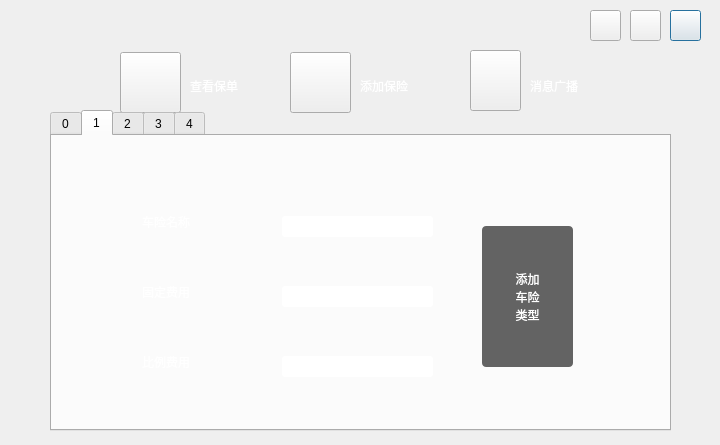
<?xml version="1.0" encoding="UTF-8"?>
<ui version="4.0">
 <class>ManagerOper</class>
 <widget class="QDialog" name="ManagerOper">
  <property name="geometry">
   <rect>
    <x>0</x>
    <y>0</y>
    <width>720</width>
    <height>445</height>
   </rect>
  </property>
  <property name="maximumSize">
   <size>
    <width>720</width>
    <height>445</height>
   </size>
  </property>
  <property name="windowTitle">
   <string>Dialog</string>
  </property>
  <property name="styleSheet">
   <string notr="true">#ManagerOper{border-image: url(:/new/prefix1/road_seller.png)}</string>
  </property>
  <widget class="QPushButton" name="PBClose">
   <property name="geometry">
    <rect>
     <x>670</x>
     <y>10</y>
     <width>31</width>
     <height>31</height>
    </rect>
   </property>
   <property name="styleSheet">
    <string notr="true">#PBClose{border-image: url(:/new/prefix1/x_close.png);
outline: none}
#PBClose:hover{border-image: url(:/new/prefix1/x_close_2.png);}
#PBClose:pressed{border-image: url(:/new/prefix1/x_close_3.png);}</string>
   </property>
   <property name="text">
    <string/>
   </property>
  </widget>
  <widget class="QPushButton" name="PBReturn">
   <property name="geometry">
    <rect>
     <x>590</x>
     <y>10</y>
     <width>31</width>
     <height>31</height>
    </rect>
   </property>
   <property name="styleSheet">
    <string notr="true">#PBReturn{border-image: url(:/new/prefix1/return.png);}
#PBReturn:hover{border-image: url(:/new/prefix1/return_2.png);}
#PBReturn:pressed{border-image: url(:/new/prefix1/return_3.png);}</string>
   </property>
   <property name="text">
    <string/>
   </property>
  </widget>
  <widget class="QPushButton" name="PBMin">
   <property name="geometry">
    <rect>
     <x>630</x>
     <y>10</y>
     <width>31</width>
     <height>31</height>
    </rect>
   </property>
   <property name="styleSheet">
    <string notr="true">#PBMin{border-image: url(:/new/prefix1/m_min.png);
outline: none}
#PBMin:hover{
border-image: url(:/new/prefix1/m_min_2.png);}
#PBMin:pressed{border-image: url(:/new/prefix1/m_min_3.png);}</string>
   </property>
   <property name="text">
    <string/>
   </property>
  </widget>
  <widget class="QPushButton" name="PBMessage">
   <property name="geometry">
    <rect>
     <x>470</x>
     <y>50</y>
     <width>51</width>
     <height>61</height>
    </rect>
   </property>
   <property name="toolTip">
    <string>发送消息至平台用户</string>
   </property>
   <property name="styleSheet">
    <string notr="true">#PBMessage{border-image: url(:/new/prefix1/mes.png);
outline: none}
#PBMessage:hover{border-image: url(:/new/prefix1/mes_2.png);}
#PBMessage:pressed{
	border-image: url(:/new/prefix1/mes_3.png);}</string>
   </property>
   <property name="text">
    <string/>
   </property>
  </widget>
  <widget class="QPushButton" name="PBAdd">
   <property name="geometry">
    <rect>
     <x>290</x>
     <y>52</y>
     <width>61</width>
     <height>61</height>
    </rect>
   </property>
   <property name="toolTip">
    <string>添加新的保险类型</string>
   </property>
   <property name="styleSheet">
    <string notr="true">#PBAdd{border-image: url(:/new/prefix1/add_insurance.png);
outline: none}
#PBAdd:hover{
	border-image: url(:/new/prefix1/add_insurance_2.png);}
#PBAdd:pressed{
	border-image: url(:/new/prefix1/add_insurance_3.png);}</string>
   </property>
   <property name="text">
    <string/>
   </property>
  </widget>
  <widget class="QPushButton" name="PBView">
   <property name="geometry">
    <rect>
     <x>120</x>
     <y>52</y>
     <width>61</width>
     <height>61</height>
    </rect>
   </property>
   <property name="toolTip">
    <string>查看已填写的保单
 了解销售情况</string>
   </property>
   <property name="styleSheet">
    <string notr="true">#PBView{border-image: url(:/new/prefix1/view.png);
outline: none}
#PBView:hover{
	border-image: url(:/new/prefix1/view_2.png);}
#PBView:pressed{
	border-image: url(:/new/prefix1/view_3.png);}</string>
   </property>
   <property name="text">
    <string/>
   </property>
  </widget>
  <widget class="QTabWidget" name="tabWidget">
   <property name="geometry">
    <rect>
     <x>50</x>
     <y>110</y>
     <width>621</width>
     <height>321</height>
    </rect>
   </property>
   <property name="styleSheet">
    <string notr="true"/>
   </property>
   <property name="currentIndex">
    <number>1</number>
   </property>
   <widget class="QWidget" name="tab_3">
    <attribute name="title">
     <string>0</string>
    </attribute>
   </widget>
   <widget class="QWidget" name="tab_4">
    <attribute name="title">
     <string>1</string>
    </attribute>
    <widget class="QLineEdit" name="LEDelete">
     <property name="geometry">
      <rect>
       <x>230</x>
       <y>80</y>
       <width>151</width>
       <height>21</height>
      </rect>
     </property>
     <property name="styleSheet">
      <string notr="true">font: 75 12pt &quot;微软雅黑&quot;;

border-radius:3px;</string>
     </property>
    </widget>
    <widget class="QLineEdit" name="LEDelete2">
     <property name="geometry">
      <rect>
       <x>230</x>
       <y>150</y>
       <width>151</width>
       <height>21</height>
      </rect>
     </property>
     <property name="styleSheet">
      <string notr="true">font: 75 12pt &quot;微软雅黑&quot;;

border-radius:3px;</string>
     </property>
    </widget>
    <widget class="QPushButton" name="PBDele">
     <property name="geometry">
      <rect>
       <x>430</x>
       <y>90</y>
       <width>91</width>
       <height>141</height>
      </rect>
     </property>
     <property name="styleSheet">
      <string notr="true">#PBDele{color: rgb(255, 255, 255);
background-color: rgb(99, 99, 99);
font: 75 18pt &quot;微软雅黑&quot;;
border-radius:4px;
outline: none}
#PBDele:hover{background-color: rgb(135, 135, 135);}
#PBDele:pressed{background-color: rgb(99, 99, 99);}</string>
     </property>
     <property name="text">
      <string>添加
车险
类型</string>
     </property>
    </widget>
    <widget class="QLabel" name="label_9">
     <property name="geometry">
      <rect>
       <x>90</x>
       <y>70</y>
       <width>101</width>
       <height>31</height>
      </rect>
     </property>
     <property name="styleSheet">
      <string notr="true">font: 75 18pt &quot;微软雅黑&quot;;
color: rgb(255, 255, 255);</string>
     </property>
     <property name="text">
      <string>车险名称</string>
     </property>
    </widget>
    <widget class="QLabel" name="label_10">
     <property name="geometry">
      <rect>
       <x>90</x>
       <y>140</y>
       <width>101</width>
       <height>31</height>
      </rect>
     </property>
     <property name="styleSheet">
      <string notr="true">font: 75 18pt &quot;微软雅黑&quot;;
color: rgb(255, 255, 255);</string>
     </property>
     <property name="text">
      <string>固定费用</string>
     </property>
    </widget>
    <widget class="QLineEdit" name="LEDelete2_2">
     <property name="geometry">
      <rect>
       <x>230</x>
       <y>220</y>
       <width>151</width>
       <height>21</height>
      </rect>
     </property>
     <property name="styleSheet">
      <string notr="true">font: 75 12pt &quot;微软雅黑&quot;;

border-radius:3px;</string>
     </property>
    </widget>
    <widget class="QLabel" name="label_12">
     <property name="geometry">
      <rect>
       <x>90</x>
       <y>210</y>
       <width>101</width>
       <height>31</height>
      </rect>
     </property>
     <property name="styleSheet">
      <string notr="true">font: 75 18pt &quot;微软雅黑&quot;;
color: rgb(255, 255, 255);</string>
     </property>
     <property name="text">
      <string>比例费用</string>
     </property>
    </widget>
   </widget>
   <widget class="QWidget" name="tab_5">
    <attribute name="title">
     <string>2</string>
    </attribute>
    <widget class="QTextEdit" name="TESend">
     <property name="geometry">
      <rect>
       <x>180</x>
       <y>80</y>
       <width>381</width>
       <height>171</height>
      </rect>
     </property>
     <property name="styleSheet">
      <string notr="true">border-radius:5px;
font: 75 12pt &quot;微软雅黑&quot;;</string>
     </property>
    </widget>
    <widget class="QLineEdit" name="LESend">
     <property name="geometry">
      <rect>
       <x>310</x>
       <y>40</y>
       <width>151</width>
       <height>21</height>
      </rect>
     </property>
     <property name="toolTip">
      <string>&lt;!DOCTYPE HTML PUBLIC &quot;-//W3C//DTD HTML 4.0//EN&quot; &quot;http://www.w3.org/TR/REC-html40/strict.dtd&quot;&gt;
&lt;html&gt;&lt;head&gt;&lt;meta name=&quot;qrichtext&quot; content=&quot;1&quot; /&gt;&lt;style type=&quot;text/css&quot;&gt;
p, li { white-space: pre-wrap; }
&lt;/style&gt;&lt;/head&gt;&lt;body style=&quot; font-family:'微软雅黑'; font-size:12pt; font-weight:72; font-style:normal;&quot;&gt;
&lt;p style=&quot; margin-top:0px; margin-bottom:0px; margin-left:0px; margin-right:0px; -qt-block-indent:0; text-indent:0px;&quot;&gt;此处为空即可广播消息至全部用户&lt;/p&gt;&lt;/body&gt;&lt;/html&gt;</string>
     </property>
     <property name="styleSheet">
      <string notr="true">font: 75 12pt &quot;微软雅黑&quot;;

border-radius:3px;</string>
     </property>
    </widget>
    <widget class="QPushButton" name="PBSend">
     <property name="geometry">
      <rect>
       <x>500</x>
       <y>40</y>
       <width>61</width>
       <height>21</height>
      </rect>
     </property>
     <property name="styleSheet">
      <string notr="true">#PBSend{color: rgb(255, 255, 255);
background-color: rgb(99, 99, 99);
font: 75 13pt &quot;微软雅黑&quot;;
border-radius:4px;
outline: none}
#PBSend:hover{background-color: rgb(135, 135, 135);}
#PBSend:pressed{background-color: rgb(99, 99, 99);}</string>
     </property>
     <property name="text">
      <string>广播</string>
     </property>
    </widget>
    <widget class="QLabel" name="label_11">
     <property name="geometry">
      <rect>
       <x>180</x>
       <y>30</y>
       <width>101</width>
       <height>31</height>
      </rect>
     </property>
     <property name="styleSheet">
      <string notr="true">font: 75 18pt &quot;微软雅黑&quot;;
color: rgb(255, 255, 255);</string>
     </property>
     <property name="text">
      <string>发送用户</string>
     </property>
    </widget>
    <widget class="QPushButton" name="PBSend1">
     <property name="geometry">
      <rect>
       <x>50</x>
       <y>80</y>
       <width>81</width>
       <height>23</height>
      </rect>
     </property>
     <property name="styleSheet">
      <string notr="true">#PBSend1{color: rgb(255, 255, 255);
background-color: rgb(99, 99, 99);
font: 75 13pt &quot;微软雅黑&quot;;
border-radius:4px;
outline: none}
#PBSend1:hover{background-color: rgb(135, 135, 135);}
#PBSend1:pressed{background-color: rgb(99, 99, 99);}</string>
     </property>
     <property name="text">
      <string>消息广播</string>
     </property>
    </widget>
    <widget class="QPushButton" name="PBMy1">
     <property name="geometry">
      <rect>
       <x>50</x>
       <y>150</y>
       <width>81</width>
       <height>23</height>
      </rect>
     </property>
     <property name="styleSheet">
      <string notr="true">#PBMy1{color: rgb(255, 255, 255);
background-color: rgb(99, 99, 99);
font: 75 13pt &quot;微软雅黑&quot;;
border-radius:4px;
outline: none}
#PBMy1:hover{background-color: rgb(135, 135, 135);}
#PBMy1:pressed{background-color: rgb(99, 99, 99);}</string>
     </property>
     <property name="text">
      <string>我的发送</string>
     </property>
    </widget>
    <widget class="QPushButton" name="PBGet1">
     <property name="geometry">
      <rect>
       <x>50</x>
       <y>220</y>
       <width>81</width>
       <height>23</height>
      </rect>
     </property>
     <property name="styleSheet">
      <string notr="true">#PBGet1{color: rgb(255, 255, 255);
background-color: rgb(99, 99, 99);
font: 75 13pt &quot;微软雅黑&quot;;
border-radius:4px;
outline: none}
#PBGet1:hover{background-color: rgb(135, 135, 135);}
#PBGet1:pressed{background-color: rgb(99, 99, 99);}</string>
     </property>
     <property name="text">
      <string>我的接收</string>
     </property>
    </widget>
   </widget>
   <widget class="QWidget" name="tab_6">
    <attribute name="title">
     <string>3</string>
    </attribute>
    <widget class="QPushButton" name="PBSend2">
     <property name="geometry">
      <rect>
       <x>50</x>
       <y>80</y>
       <width>81</width>
       <height>23</height>
      </rect>
     </property>
     <property name="styleSheet">
      <string notr="true">#PBSend2{color: rgb(255, 255, 255);
background-color: rgb(99, 99, 99);
font: 75 13pt &quot;微软雅黑&quot;;
border-radius:4px;
outline: none}
#PBSend2:hover{background-color: rgb(135, 135, 135);}
#PBSend2:pressed{background-color: rgb(99, 99, 99);}</string>
     </property>
     <property name="text">
      <string>消息广播</string>
     </property>
    </widget>
    <widget class="QPushButton" name="PBMy2">
     <property name="geometry">
      <rect>
       <x>50</x>
       <y>150</y>
       <width>81</width>
       <height>23</height>
      </rect>
     </property>
     <property name="styleSheet">
      <string notr="true">#PBMy2{color: rgb(255, 255, 255);
background-color: rgb(99, 99, 99);
font: 75 13pt &quot;微软雅黑&quot;;
border-radius:4px;
outline: none}
#PBMy2:hover{background-color: rgb(135, 135, 135);}
#PBMy2:pressed{background-color: rgb(99, 99, 99);}</string>
     </property>
     <property name="text">
      <string>我的发送</string>
     </property>
    </widget>
    <widget class="QPushButton" name="PBGet2">
     <property name="geometry">
      <rect>
       <x>50</x>
       <y>220</y>
       <width>81</width>
       <height>23</height>
      </rect>
     </property>
     <property name="styleSheet">
      <string notr="true">#PBGet2{color: rgb(255, 255, 255);
background-color: rgb(99, 99, 99);
font: 75 13pt &quot;微软雅黑&quot;;
border-radius:4px;
outline: none}
#PBGet2:hover{background-color: rgb(135, 135, 135);}
#PBGet2:pressed{background-color: rgb(99, 99, 99);}</string>
     </property>
     <property name="text">
      <string>我的接收</string>
     </property>
    </widget>
   </widget>
   <widget class="QWidget" name="tab_7">
    <attribute name="title">
     <string>4</string>
    </attribute>
    <widget class="QPushButton" name="PBSend3">
     <property name="geometry">
      <rect>
       <x>50</x>
       <y>80</y>
       <width>81</width>
       <height>23</height>
      </rect>
     </property>
     <property name="styleSheet">
      <string notr="true">#PBSend3{color: rgb(255, 255, 255);
background-color: rgb(99, 99, 99);
font: 75 13pt &quot;微软雅黑&quot;;
border-radius:4px;
outline: none}
#PBSend3:hover{background-color: rgb(135, 135, 135);}
#PBSend3:pressed{background-color: rgb(99, 99, 99);}</string>
     </property>
     <property name="text">
      <string>消息广播</string>
     </property>
    </widget>
    <widget class="QPushButton" name="PBMy3">
     <property name="geometry">
      <rect>
       <x>50</x>
       <y>150</y>
       <width>81</width>
       <height>23</height>
      </rect>
     </property>
     <property name="styleSheet">
      <string notr="true">#PBMy3{color: rgb(255, 255, 255);
background-color: rgb(99, 99, 99);
font: 75 13pt &quot;微软雅黑&quot;;
border-radius:4px;
outline: none}
#PBMy3:hover{background-color: rgb(135, 135, 135);}
#PBMy3:pressed{background-color: rgb(99, 99, 99);}</string>
     </property>
     <property name="text">
      <string>我的发送</string>
     </property>
    </widget>
    <widget class="QPushButton" name="PBGet3">
     <property name="geometry">
      <rect>
       <x>50</x>
       <y>220</y>
       <width>81</width>
       <height>23</height>
      </rect>
     </property>
     <property name="styleSheet">
      <string notr="true">#PBGet3{color: rgb(255, 255, 255);
background-color: rgb(99, 99, 99);
font: 75 13pt &quot;微软雅黑&quot;;
border-radius:4px;
outline: none}
#PBGet3:hover{background-color: rgb(135, 135, 135);}
#PBGet3:pressed{background-color: rgb(99, 99, 99);}</string>
     </property>
     <property name="text">
      <string>我的接收</string>
     </property>
    </widget>
   </widget>
  </widget>
  <widget class="QLabel" name="label_2">
   <property name="geometry">
    <rect>
     <x>530</x>
     <y>70</y>
     <width>71</width>
     <height>31</height>
    </rect>
   </property>
   <property name="styleSheet">
    <string notr="true">font: 12pt &quot;微软雅黑&quot;;
color: rgb(255, 255, 255);</string>
   </property>
   <property name="text">
    <string>消息广播</string>
   </property>
  </widget>
  <widget class="QLabel" name="label_3">
   <property name="geometry">
    <rect>
     <x>360</x>
     <y>70</y>
     <width>71</width>
     <height>31</height>
    </rect>
   </property>
   <property name="styleSheet">
    <string notr="true">font: 12pt &quot;微软雅黑&quot;;
color: rgb(255, 255, 255);</string>
   </property>
   <property name="text">
    <string>添加保险</string>
   </property>
  </widget>
  <widget class="QLabel" name="label_4">
   <property name="geometry">
    <rect>
     <x>190</x>
     <y>70</y>
     <width>71</width>
     <height>31</height>
    </rect>
   </property>
   <property name="styleSheet">
    <string notr="true">font: 12pt &quot;微软雅黑&quot;;
color: rgb(255, 255, 255);</string>
   </property>
   <property name="text">
    <string>查看保单</string>
   </property>
  </widget>
 </widget>
 <resources/>
 <connections/>
</ui>
